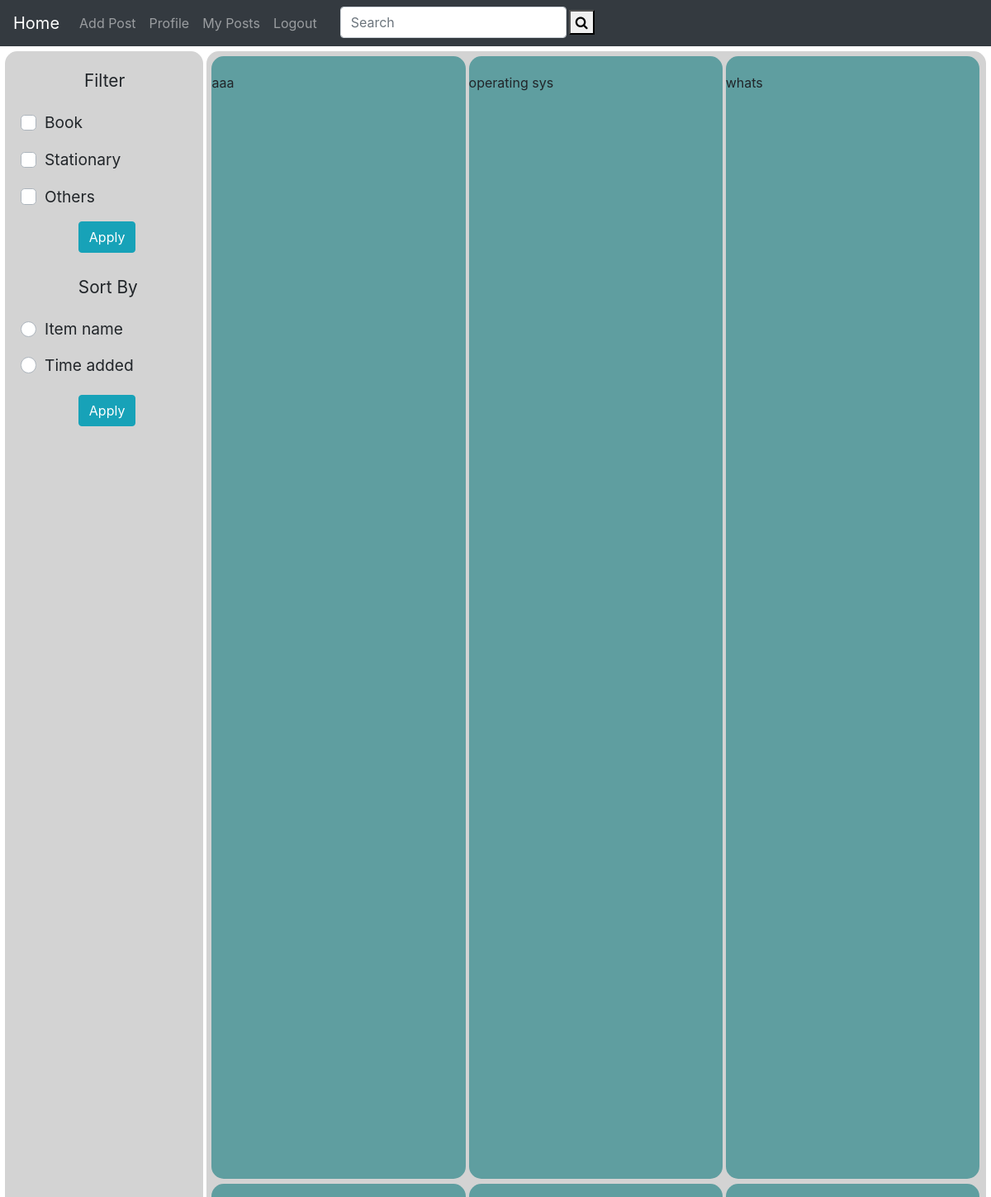
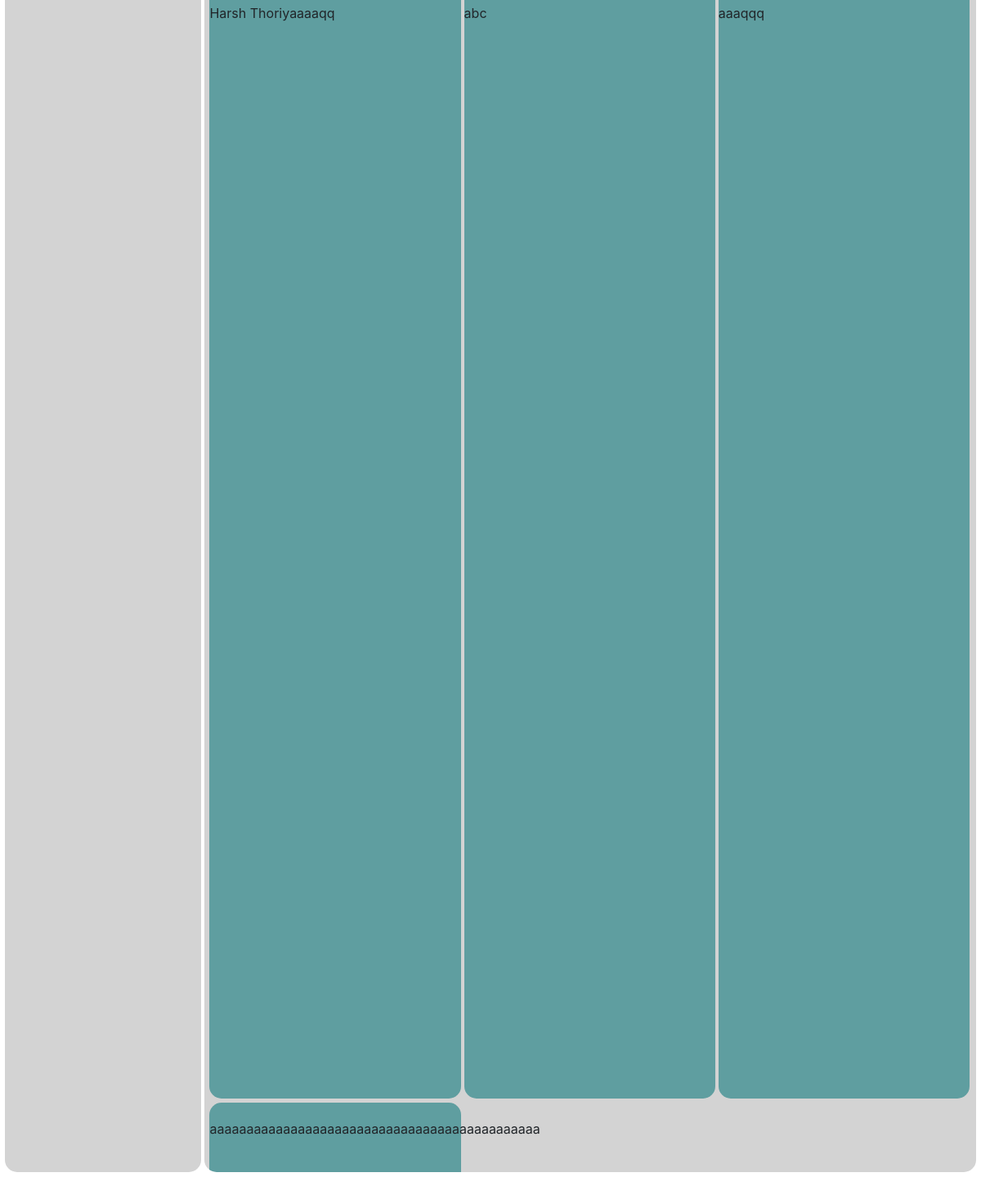
Screenshot of /homepage/home/ with the database file from the repository (2 pictures, top to bottom).
### homepage/models.py (models this page shows)
class itemInfo(models.Model):
   user = models.ForeignKey(settings.AUTH_USER_MODEL,on_delete=models.CASCADE,null=True,blank=False)
   item_pic1 = models.ImageField(upload_to='item_pics',blank=False,null=True)
   item_pic2 = models.ImageField(upload_to='item_pics',blank=False,null=True)
   item_des = models.TextField(blank=True,null=True)
   item_author = models.CharField(max_length=50,blank=False,null=True)
   item_name = models.CharField(max_length=50,blank=False,null=True)
   item_type = models.CharField(choices=item_choice,blank=False,max_length=50,null=True)
   post_datetime = models.DateTimeField(default=datetime.datetime.now(),null=True)

### homepage/views.py (the view)
def home(request):
    posts = filter(request)
    form = forms.ItemForm()
    return render(request,'homepage/home.html',{'form':form,'posts':posts})

### homepage/forms.py
class ItemForm(forms.ModelForm):
    class Meta():
        model = itemInfo
        fields = ('item_name','item_type','item_author','item_des','item_pic1','item_pic2')

### homepage/views.py (called while the page is built)
def is_valid_queryparam(param):
    return param != '' and param is not None

def filter(request):
    all_posts = itemInfo.objects.all()
    title_contains_query = request.GET.get('homesearch')
    book=request.GET.get('book')
    stationary=request.GET.get('stationary')
    others=request.GET.get('others')
    byitemname=request.GET.get('byitemname')
    if is_valid_queryparam(title_contains_query):
        all_posts = all_posts.filter(item_name__icontains=title_contains_query)
    if book == 'on':
        all_posts = all_posts.filter(item_type__in=('Book'))
    elif stationary == 'on':
        all_posts = all_posts.filter(item_type__in=('Stationary'))
    elif others == 'on':
        all_posts = all_posts.filter(item_type__in=('Others'))
    if byitemname == 'on':
        all_posts = all_posts.order_by('item_name')
    return all_posts

### templates/homepage/home.html (shortened to what this page needs)
{% extends "homepage/base.html" %}
{% block nav_block %}
<ul class="navbar-nav" >
  <li class="nav-item">
    <a class="navbar-brand" href="{% url 'homepage:home' %}">Home</a>
  </li>
  <li class="nav-item">
    <a class="nav-link"  href="#" data-toggle="modal" data-target="#myModal">Add Post</a>
  </li>
  <li class="nav-item">
    <a class="nav-link" href="{% url 'homepage:profile' %}">Profile</a>
  </li>
  <li class="nav-item">
    <a class="nav-link" href="{% url 'homepage:myposts' %}">My Posts</a>
  </li>
  <li class="nav-item">
    <a class="nav-link" href="{% url 'loginapp:user_logout' %}">Logout</a>
  </li>
  <div  method="GET" action="." style="margin-left: 20px;">
    <form class="form-inline">
      <input class="form-control" type="text" placeholder="Search" aria-label="Search" name="homesearch">
      <button style="margin-left:3px; size: 30px;" type="submit"><i class="fa fa-search"></i></button>
    </form>
  </div>
</ul>
{% endblock %}
{% block body_block %}
<div style="position: absolute;
top: 62px;
left: 6px;
width: 20%;
height: 89%;
background-color: lightgrey;
border-radius: 15px;
padding-top: 20px;
position: fixed;">
<p style="margin-left: 40%; zoom: 1.3;">Filter </p>
<form  method="GET" action="." style="margin-left: 10%;">
  <div class="custom-control custom-checkbox mb-3">
    <label class="custom-control-label" for="customCheck1" style="zoom: 1.2;">Book</label>
  </div>
  <div class="custom-control custom-checkbox mb-3">
    <label class="custom-control-label" for="customCheck2" style="zoom: 1.2;">Stationary</label>
  </div>
  <div class="custom-control custom-checkbox mb-3">
    <label class="custom-control-label" for="customCheck3" style="zoom: 1.2;">Others</label>
  </div>
  <input type="submit" style="margin-left: 30%;" class="btn btn-info" value="Apply">
</form>
<p style="margin-left: 37%; zoom: 1.3; margin-top: 20px;">Sort By </p>
<form method="GET" action="." style="margin-left: 10%;">
  <div class="custom-control custom-radio">
    <label class="custom-control-label" for="customRadio1" style="zoom: 1.2; margin-bottom: 12px;">Item name</label>
  </div>
  <div class="custom-control custom-radio">
    <label class="custom-control-label" for="customRadio2" style="zoom: 1.2; margin-bottom: 18px;">Time added</label>
  </div>
  <input type="submit" style="margin-left: 30%;" class="btn btn-info" value="Apply">
</form>
</div>
<div style="position: absolute;
top: 62px;
right: 6px;
width: 78.7%;
height: 89%;
background-color: lightgrey;
border-radius: 15px;
padding-left: 5px;
padding-right: 5px;
padding-bottom: 6px;
position: fixed;
overflow:auto;">
  {% for i in posts%}
  <div style="display: block;
  width: 32.9%;
  height: 48.3%;
  float: left;
  padding-top: 20px;
  margin-left: 0.2%;
  margin-right: 0.2%;
  margin-top: 0.6%;
  background-color: cadetblue;
  border-radius: 15px;
  position: relative;
  ">
    <p>{{i.item_name}}</p>
  </div>
{% endfor%}
</div>
{% endblock %}

### rows the page displays
itemInfo: item_name "aaa"
itemInfo: item_name "operating sys"
itemInfo: item_name "whats"
itemInfo: item_name "Harsh Thoriyaaaaqq"
itemInfo: item_name "abc"
itemInfo: item_name "aaaqqq"
itemInfo: item_name "aaaaaaaaaaaaaaaaaaaaaaaaaaaaaaaaaaaaaaaaaaaaa"
